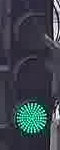
#> input picture test/green.jpg, 60 x 150 px
$ python main.py test/green.jpg
#> lines starting #> are read from the running program, lines starting #| are printed output that depends on the picture; after the words box and inside, x2 and y2 are one past the last pixel; in counts of white or black regions, pixels touching at a corner belong together
import cv2
import numpy as np
import argparse
parser = argparse.ArgumentParser(description='Optional app description')
parser.add_argument('topic', type=str,
                    help='A required integer topic argument')
args = parser.parse_args()

img = cv2.imread(args.topic)
#> img is the input picture: shape (150, 60, 3); mean B, G, R 75.4, 66.5, 58.6
grey = cv2.imread(args.topic, cv2.IMREAD_GRAYSCALE)
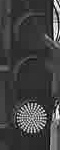
#> grey: shape (150, 60); min 0, max 255, mean 65.1
traffic_light = np.array(
    255 * (grey / 255) ** 2.0, dtype="uint8"
)
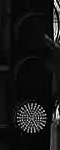
#> traffic_light: shape (150, 60); min 0, max 255, mean 21.7
traffic_light = np.array(traffic_light / np.max(traffic_light) * 255, dtype="uint8")

cv2.namedWindow("img_hsv", cv2.WINDOW_NORMAL)
cv2.imshow("img_hsv", traffic_light)

print(traffic_light.shape)
#| (150, 60)
img_hsv = cv2.cvtColor(img, cv2.COLOR_BGR2HSV)
#> img_hsv: shape (150, 60, 3); mean H, S, V 119.9, 68.2, 77.8

# RED: lower mask (0-10)
lower_red = np.array([0,0,0])
upper_red = np.array([10,255,255])
mask_red0 = cv2.inRange(img_hsv, lower_red, upper_red)
#> mask_red0: shape (150, 60); every value is 0

# RED: upper mask (170-180)
lower_red = np.array([160,0,0])
upper_red = np.array([180,255,255])
mask_red1 = cv2.inRange(img_hsv, lower_red, upper_red)

# join RED masks
mask_red = mask_red0+mask_red1

# YELLOW: mask (12-36)
lower_yellow = np.array([10,0,0])
upper_yellow = np.array([32,255,255])
mask_yellow = cv2.inRange(img_hsv, lower_yellow, upper_yellow)

# GREEN: mask (45-95)
lower_green = np.array([45,0,0])
upper_green = np.array([95,255,255])
mask_green = cv2.inRange(img_hsv, lower_green, upper_green)
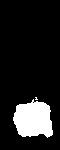
#> mask_green: shape (150, 60); 13% white; 2 white regions (1 under 20 px), largest, box (x1, y1, x2, y2) and area: (13, 99, 53, 138) 1166

area_red = cv2.countNonZero(mask_red)
#> area_red = 0
area_yellow = cv2.countNonZero(mask_yellow)
#> area_yellow = 0
area_green = cv2.countNonZero(mask_green)
#> area_green = 1172

color_map = ["RED", "YELLOW", "GREEN"]
print([area_red, area_yellow, area_green])
#| [0, 0, 1172]
detected_color = color_map[np.argmax([area_red, area_yellow, area_green])]
#> detected_color = 'GREEN'
print(detected_color)
#| GREEN

if (detected_color == "RED"):
	cv2.namedWindow("mask_red", cv2.WINDOW_NORMAL)
	cv2.imshow("mask_red", mask_red)

if (detected_color == "YELLOW"):
	cv2.namedWindow("mask_yellow", cv2.WINDOW_NORMAL)
	cv2.imshow("mask_yellow", mask_yellow)

if (detected_color == "GREEN"):
	cv2.namedWindow("mask_green", cv2.WINDOW_NORMAL)
	cv2.imshow("mask_green", mask_green)

cv2.waitKey(0)
cv2.destroyAllWindows()
